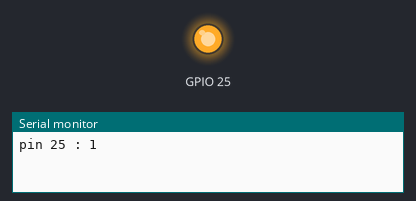
Recording of a sketch running on a simulated ESP32. On the bench: output pins drawn as LEDs (lit = HIGH), the last lines printed to the serial monitor.

Above: at 1.0 s.
At 3.0 s:
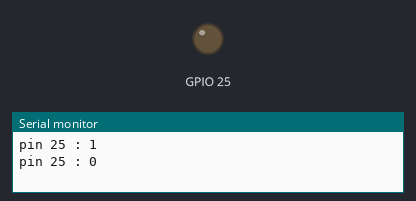
Timing chart, 0 to 5.2 s (numbered marks = the images above):
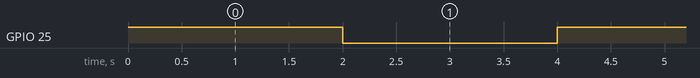

Measured:
- by itself, GPIO 25: alternates HIGH for 2.0 s and LOW for 2.0 s

The sketch:

TestsDivers.ino
```cpp
void setup() {
  Serial.begin(9600) ;
  pinMode(25, OUTPUT) ;
}

void loop() {
  digitalWrite(25, HIGH) ;
  Serial.print("pin 25 : ") ;
  Serial.println(digitalRead(25)) ;
  delay(2000) ;
  digitalWrite(25, LOW) ;
  Serial.print("pin 25 : ") ;
  Serial.println(digitalRead(25)) ;
  delay(2000) ;
}
```
